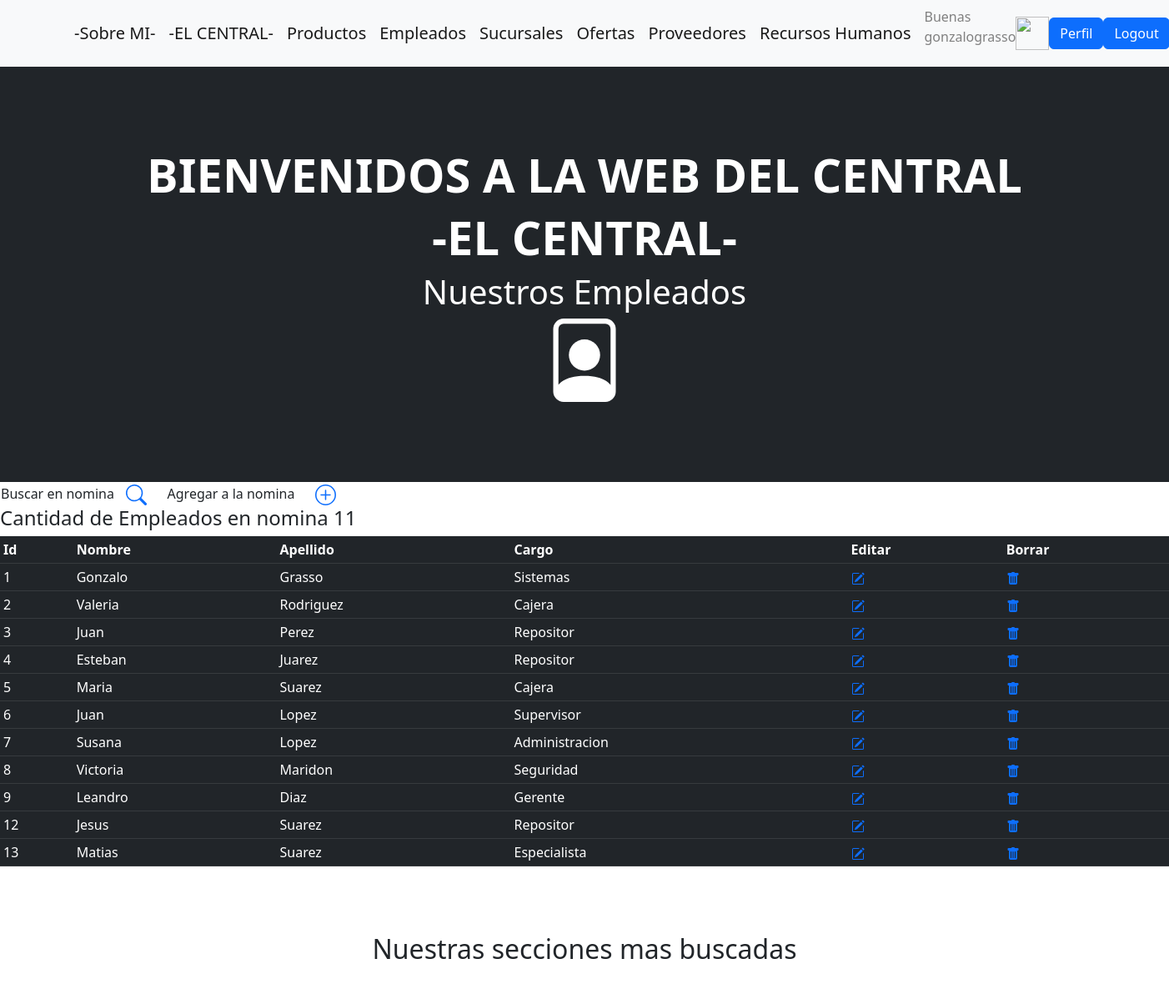
Before: /empleados/ (signed in, upper part) with the older database file.
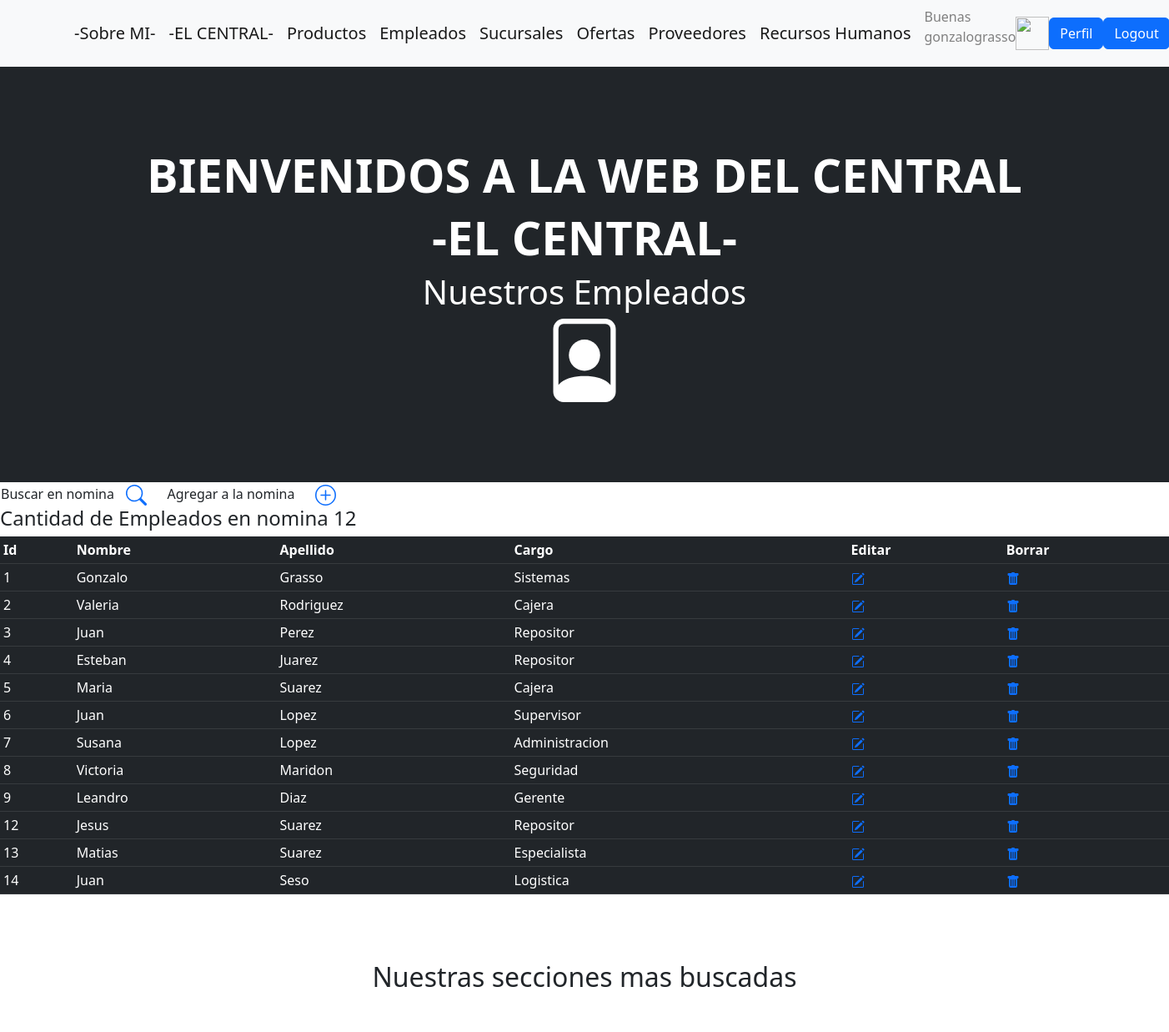
After: the same page with the newer database file.
### superapp/models.py (models this page shows, shortened)
class Empleados (models.Model):
    nombre = models.CharField(max_length=60)
    apellido = models.CharField(max_length=60)
    cargo = models.CharField(max_length=60)
    class Meta:
        verbose_name = "Empleado"
        verbose_name_plural = "Empleados"

### superapp/views.py (the view)
# urls.py: path('empleados/',empleados , name ="empleados"),
@login_required
def empleados (request):
    contexto1 = {'empleados': Empleados.objects.all(),'empleados1': 'Listado de Empleados'}
    return render (request, "superapp/empleados.html",contexto1)

### superapp/templates/superapp/empleados.html (shortened to what this page needs)
{% extends 'superapp/base.html' %}
{% load static %}
{% block data %}
<h1>Nuestros Empleados</h1>
{% endblock data %}
{% block estructura %}
<table>
    <td width="150"><h8>Buscar en nomina</h8></td>
    <td>
        <a href="{% url 'buscarempleado' %}">
        </a>
    <td width="200"><h8> <center>Agregar a la nomina</center> </h8></td>
    <td>
        <a href="{% url 'create_empleado' %}">
         </a>
          </td>
    </table>
    <h4>Cantidad de Empleados en nomina {{empleados|length }}</h4>
    <table class="table table-dark table-sm">
        <thead>
            <tr>
               <th>Id</th>
               <th>Nombre</th>
               <th>Apellido</th>
               <th>Cargo</th>
               <th>Editar</th>
               <th>Borrar</th>
            </tr>
        </thead>
        <tbody>
    {% for e in empleados %}
            <tr>
               <td>{{e.id}}</td>
               <td>{{e.nombre}}</td>
               <td>{{e.apellido}}</td>
               <td>{{e.cargo}}</td>
               <td>
               <a href="{% url 'update_empleado' e.id %}">
               </a>
               </td>
               <td>
                <a href="{% url 'delete_empleado' e.id %}">
                </a>
               </td>
            </tr>
    {% endfor %}
        </tbody>
   </table>
{% endblock estructura %}

Changed rows visible on the page:
added Empleados: id "14", nombre "Juan", apellido "Seso", cargo "Logistica"
Other visible differences:
{{ empleados|length }}: "11" → "12"
